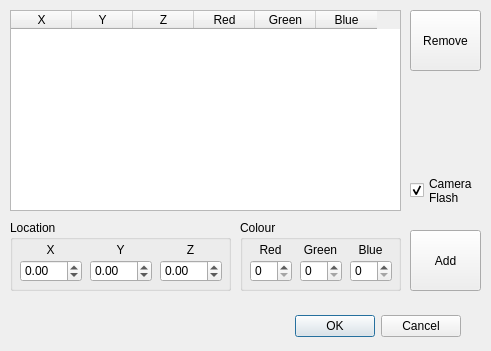
<?xml version="1.0" encoding="UTF-8"?>
<ui version="4.0">
 <class>DialogLights</class>
 <widget class="QDialog" name="DialogLights">
  <property name="geometry">
   <rect>
    <x>0</x>
    <y>0</y>
    <width>491</width>
    <height>351</height>
   </rect>
  </property>
  <property name="windowTitle">
   <string>Lights</string>
  </property>
  <widget class="QDialogButtonBox" name="buttonBox">
   <property name="geometry">
    <rect>
     <x>170</x>
     <y>310</y>
     <width>291</width>
     <height>32</height>
    </rect>
   </property>
   <property name="orientation">
    <enum>Qt::Horizontal</enum>
   </property>
   <property name="standardButtons">
    <set>QDialogButtonBox::Cancel|QDialogButtonBox::Ok</set>
   </property>
  </widget>
  <widget class="QPushButton" name="buttonAdd">
   <property name="geometry">
    <rect>
     <x>410</x>
     <y>230</y>
     <width>71</width>
     <height>61</height>
    </rect>
   </property>
   <property name="text">
    <string>Add</string>
   </property>
  </widget>
  <widget class="QPushButton" name="buttonDelete">
   <property name="geometry">
    <rect>
     <x>410</x>
     <y>10</y>
     <width>71</width>
     <height>61</height>
    </rect>
   </property>
   <property name="text">
    <string>Remove</string>
   </property>
  </widget>
  <widget class="QGroupBox" name="groupBox">
   <property name="geometry">
    <rect>
     <x>240</x>
     <y>220</y>
     <width>161</width>
     <height>71</height>
    </rect>
   </property>
   <property name="title">
    <string>Colour</string>
   </property>
   <widget class="QSpinBox" name="spinB">
    <property name="geometry">
     <rect>
      <x>110</x>
      <y>40</y>
      <width>42</width>
      <height>22</height>
     </rect>
    </property>
    <property name="maximum">
     <number>255</number>
    </property>
   </widget>
   <widget class="QSpinBox" name="spinR">
    <property name="geometry">
     <rect>
      <x>10</x>
      <y>40</y>
      <width>42</width>
      <height>22</height>
     </rect>
    </property>
    <property name="maximum">
     <number>255</number>
    </property>
   </widget>
   <widget class="QSpinBox" name="spinG">
    <property name="geometry">
     <rect>
      <x>60</x>
      <y>40</y>
      <width>42</width>
      <height>22</height>
     </rect>
    </property>
    <property name="maximum">
     <number>255</number>
    </property>
   </widget>
   <widget class="QLabel" name="label_6">
    <property name="geometry">
     <rect>
      <x>110</x>
      <y>20</y>
      <width>41</width>
      <height>20</height>
     </rect>
    </property>
    <property name="text">
     <string>Blue</string>
    </property>
    <property name="alignment">
     <set>Qt::AlignCenter</set>
    </property>
   </widget>
   <widget class="QLabel" name="label_7">
    <property name="geometry">
     <rect>
      <x>60</x>
      <y>20</y>
      <width>41</width>
      <height>20</height>
     </rect>
    </property>
    <property name="text">
     <string>Green</string>
    </property>
    <property name="alignment">
     <set>Qt::AlignCenter</set>
    </property>
   </widget>
   <widget class="QLabel" name="label_8">
    <property name="geometry">
     <rect>
      <x>10</x>
      <y>20</y>
      <width>41</width>
      <height>20</height>
     </rect>
    </property>
    <property name="text">
     <string>Red</string>
    </property>
    <property name="alignment">
     <set>Qt::AlignCenter</set>
    </property>
   </widget>
  </widget>
  <widget class="QGroupBox" name="groupBox_2">
   <property name="geometry">
    <rect>
     <x>10</x>
     <y>220</y>
     <width>221</width>
     <height>71</height>
    </rect>
   </property>
   <property name="title">
    <string>Location</string>
   </property>
   <widget class="QDoubleSpinBox" name="spinLocZ">
    <property name="geometry">
     <rect>
      <x>150</x>
      <y>40</y>
      <width>62</width>
      <height>22</height>
     </rect>
    </property>
    <property name="minimum">
     <double>-10000.000000000000000</double>
    </property>
    <property name="maximum">
     <double>10000.000000000000000</double>
    </property>
   </widget>
   <widget class="QDoubleSpinBox" name="spinLocY">
    <property name="geometry">
     <rect>
      <x>80</x>
      <y>40</y>
      <width>62</width>
      <height>22</height>
     </rect>
    </property>
    <property name="minimum">
     <double>-10000.000000000000000</double>
    </property>
    <property name="maximum">
     <double>10000.000000000000000</double>
    </property>
   </widget>
   <widget class="QDoubleSpinBox" name="spinLocX">
    <property name="geometry">
     <rect>
      <x>10</x>
      <y>40</y>
      <width>62</width>
      <height>22</height>
     </rect>
    </property>
    <property name="minimum">
     <double>-10000.000000000000000</double>
    </property>
    <property name="maximum">
     <double>10000.000000000000000</double>
    </property>
   </widget>
   <widget class="QLabel" name="label">
    <property name="geometry">
     <rect>
      <x>10</x>
      <y>20</y>
      <width>61</width>
      <height>20</height>
     </rect>
    </property>
    <property name="text">
     <string>X</string>
    </property>
    <property name="alignment">
     <set>Qt::AlignCenter</set>
    </property>
   </widget>
   <widget class="QLabel" name="label_2">
    <property name="geometry">
     <rect>
      <x>80</x>
      <y>20</y>
      <width>61</width>
      <height>20</height>
     </rect>
    </property>
    <property name="text">
     <string>Y</string>
    </property>
    <property name="alignment">
     <set>Qt::AlignCenter</set>
    </property>
   </widget>
   <widget class="QLabel" name="label_3">
    <property name="geometry">
     <rect>
      <x>150</x>
      <y>20</y>
      <width>61</width>
      <height>20</height>
     </rect>
    </property>
    <property name="text">
     <string>Z</string>
    </property>
    <property name="alignment">
     <set>Qt::AlignCenter</set>
    </property>
   </widget>
  </widget>
  <widget class="QTableWidget" name="tableLights">
   <property name="geometry">
    <rect>
     <x>10</x>
     <y>10</y>
     <width>391</width>
     <height>201</height>
    </rect>
   </property>
   <property name="editTriggers">
    <set>QAbstractItemView::NoEditTriggers</set>
   </property>
   <property name="tabKeyNavigation">
    <bool>false</bool>
   </property>
   <property name="alternatingRowColors">
    <bool>true</bool>
   </property>
   <property name="selectionMode">
    <enum>QAbstractItemView::ExtendedSelection</enum>
   </property>
   <property name="selectionBehavior">
    <enum>QAbstractItemView::SelectRows</enum>
   </property>
   <property name="rowCount">
    <number>0</number>
   </property>
   <property name="columnCount">
    <number>6</number>
   </property>
   <attribute name="horizontalHeaderDefaultSectionSize">
    <number>61</number>
   </attribute>
   <attribute name="horizontalHeaderMinimumSectionSize">
    <number>10</number>
   </attribute>
   <attribute name="verticalHeaderDefaultSectionSize">
    <number>22</number>
   </attribute>
   <column>
    <property name="text">
     <string>X</string>
    </property>
   </column>
   <column>
    <property name="text">
     <string>Y</string>
    </property>
   </column>
   <column>
    <property name="text">
     <string>Z</string>
    </property>
   </column>
   <column>
    <property name="text">
     <string>Red</string>
    </property>
   </column>
   <column>
    <property name="text">
     <string>Green</string>
    </property>
   </column>
   <column>
    <property name="text">
     <string>Blue</string>
    </property>
   </column>
  </widget>
  <widget class="QCheckBox" name="buttonFlash">
   <property name="geometry">
    <rect>
     <x>410</x>
     <y>160</y>
     <width>71</width>
     <height>61</height>
    </rect>
   </property>
   <property name="text">
    <string>Camera
Flash</string>
   </property>
   <property name="checked">
    <bool>true</bool>
   </property>
  </widget>
 </widget>
 <tabstops>
  <tabstop>spinLocX</tabstop>
  <tabstop>spinLocY</tabstop>
  <tabstop>spinLocZ</tabstop>
  <tabstop>spinR</tabstop>
  <tabstop>spinG</tabstop>
  <tabstop>spinB</tabstop>
  <tabstop>buttonAdd</tabstop>
  <tabstop>tableLights</tabstop>
  <tabstop>buttonDelete</tabstop>
  <tabstop>buttonFlash</tabstop>
 </tabstops>
 <resources/>
 <connections>
  <connection>
   <sender>buttonBox</sender>
   <signal>accepted()</signal>
   <receiver>DialogLights</receiver>
   <slot>accept()</slot>
   <hints>
    <hint type="sourcelabel">
     <x>248</x>
     <y>254</y>
    </hint>
    <hint type="destinationlabel">
     <x>157</x>
     <y>274</y>
    </hint>
   </hints>
  </connection>
  <connection>
   <sender>buttonBox</sender>
   <signal>rejected()</signal>
   <receiver>DialogLights</receiver>
   <slot>reject()</slot>
   <hints>
    <hint type="sourcelabel">
     <x>316</x>
     <y>260</y>
    </hint>
    <hint type="destinationlabel">
     <x>286</x>
     <y>274</y>
    </hint>
   </hints>
  </connection>
 </connections>
</ui>
